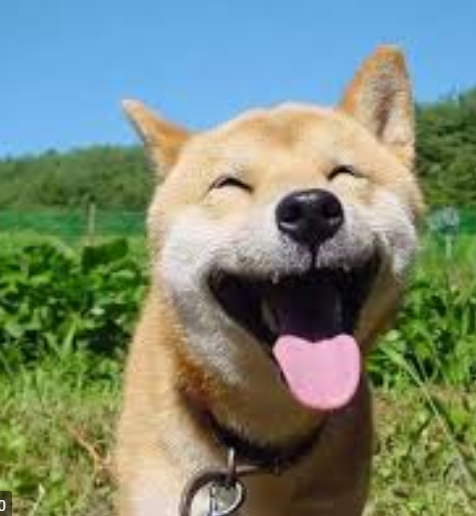
#> input picture OpenCV4/Image Processing in OpenCV/dog.png, 476 x 516 px
$ python '1_Contours Getting Started.py'   (older library calls are emulated)
#> lines starting #> are read from the running program, lines starting #| are printed output that depends on the picture; after the words box and inside, x2 and y2 are one past the last pixel; in counts of white or black regions, pixels touching at a corner belong together
"""
https://docs.opencv.org/master/d4/d73/tutorial_py_contours_begin.html
"""
"""
目标
了解轮廓是什么。
学习查找轮廓，绘制轮廓等。您将看到以下功能：cv.findContours（），cv.drawContours（）

什么是轮廓？
轮廓可以简单地解释为:
连接具有相同颜色或强度的所有连续点（沿边界）的曲线。
轮廓是用于形状分析以及对象检测和识别的有用工具。

为了获得更高的准确性，请使用二进制图像。
因此，在找到轮廓之前，请应用阈值或canny边缘检测(threshold or canny edge detection)。
从OpenCV 3.2开始，findContours（）不再修改源图像。
在OpenCV中，找到轮廓就像从黑色背景中找到白色物体。
因此请记住，要找到的对象应该是白色，背景应该是黑色。

"""

import numpy as np
import cv2 as cv
im = cv.imread('../dog.png')
#> im is the input picture: shape (516, 476, 3); mean B, G, R 117.2, 136.4, 121.8
imgray = cv.cvtColor(im, cv.COLOR_BGR2GRAY)
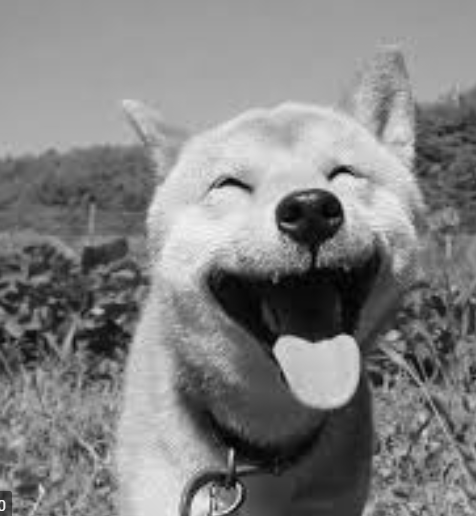
#> imgray: shape (516, 476); min 0, max 245, mean 129.9
ret, thresh = cv.threshold(imgray, 127, 255, 0)
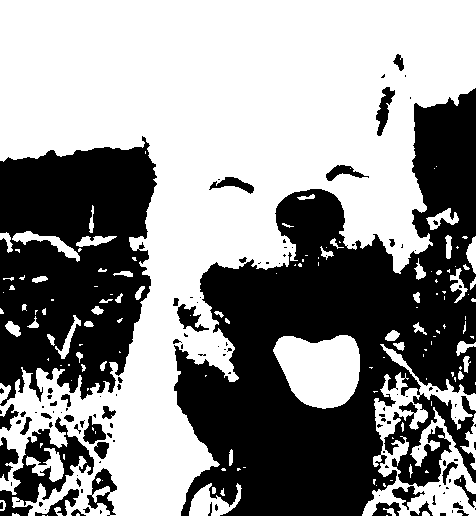
#> thresh: shape (516, 476); 56.5% white; 123 black regions (81 under 20 px)

# 第一个是源图像，第二个是轮廓检索模式，第三个是轮廓逼近方法。
# contours轮廓是图像中所有轮廓的Python列表。
# 每个单独的contours轮廓都是对象边界点的（x，y）坐标的Numpy数组。
res, contours, hierarchy = cv.findContours(thresh, cv.RETR_TREE, cv.CHAIN_APPROX_SIMPLE)
#> contours = 260 contours, 172 with area under 20; largest, box (x1, y1, x2, y2) and area: (0, 0, 476, 516) 121764, (362, 344, 476, 516) 6957, (273, 335, 360, 409) 4752, (189, 483, 242, 516) 800, (26, 448, 64, 482) 513
# [5 lines of commented-out code are left out]
print(contours)
#> (printed output is left out)
cv.imshow('gray', imgray)
cv.imshow('res', res)
cv.waitKey(0)
cv.destroyAllWindows()
